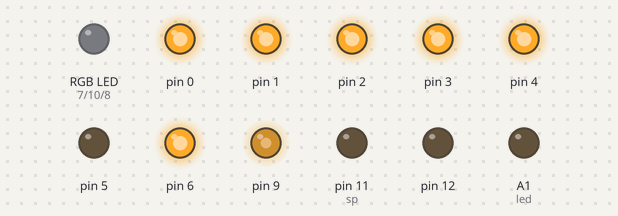
Bench run of a sketch on a simulated Arduino Uno, built with avr-gcc and run on an emulated ATmega328P. Shown: an RGB LED mixed from three pins (HIGH = lit), output pins drawn as LEDs (lit = HIGH). Dim RGB values are drawn brighter than linear.

Above: at 0.1 s.
At 4.1 s:
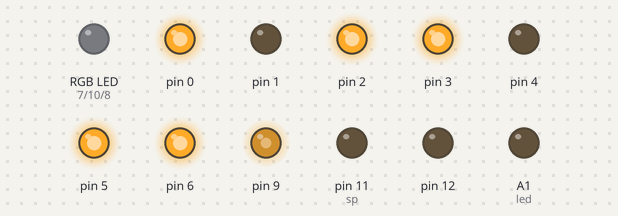
At 7.7 s:
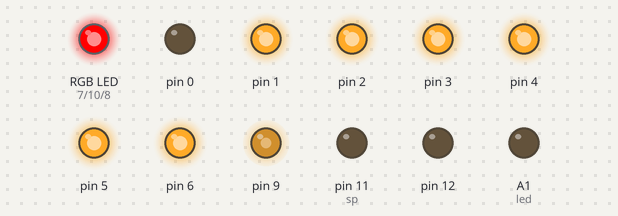
At 15.4 s:
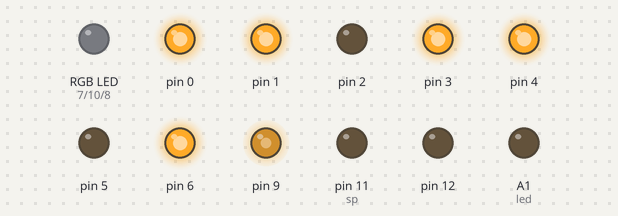
At 22.0 s:
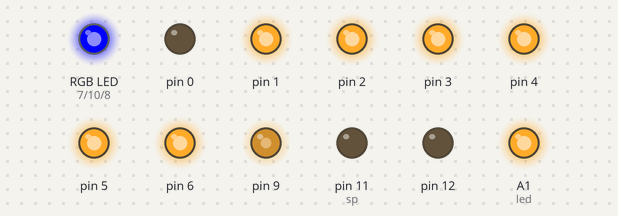
At 36.3 s:
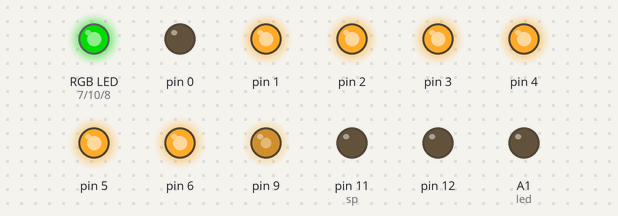
Timing chart, 0 to 40.0 s (numbered marks = the images above):
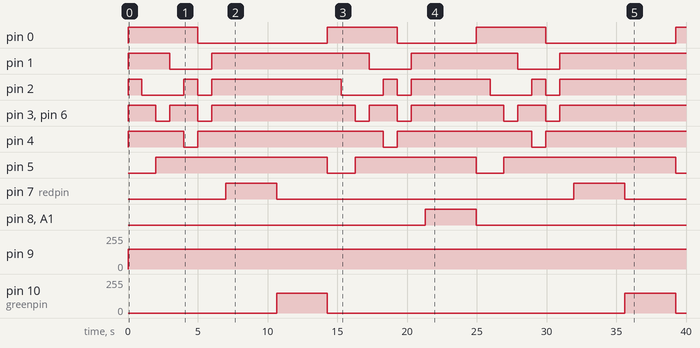

The sketch:

sketch_jul19f.ino
```cpp
int sp = 11;
const int led=A1;
int a=0;
const int b=600;
int sw = 0;
const int redpin=7;
const int bluepin=8;
const int greenpin=10;
byte index = 9;
const byte LEDs[7] = {
  B1111110,
  B0110000,
  B1101101,
  B1111001,
  B0110011,
  B1011011,
  B1011111
};
void setup() {
  pinMode(sp,OUTPUT);
  pinMode(led,OUTPUT);   //光控
  pinMode (7,OUTPUT);    //紅燈
  pinMode (8,OUTPUT);    //藍燈
  pinMode (9,OUTPUT);    //馬達智能
  pinMode (10,OUTPUT);   //綠燈
  pinMode(11,OUTPUT);     //停止開關
  pinMode (12,OUTPUT);   //馬達輸出1
  pinMode (13,OUTPUT);   //馬達輸出2
  DDRD = B11111111;
}
void loop() {
  analogWrite(9,150);
  sw = digitalRead(11);
 for(int i = 6; i>=0 ; i--){
   PORTD = LEDs[i];
   delay(1000);
 }
  analogWrite(redpin,150);
  digitalWrite(12,HIGH);
  digitalWrite(13,LOW);
  delay(650);
  digitalWrite(12,LOW);
  digitalWrite(13,LOW);
  delay(3000);
    analogWrite(redpin,0);

  analogWrite(greenpin,150);
  digitalWrite(12,HIGH);
  digitalWrite(13,LOW);
  delay(650);
  digitalWrite(12,LOW);
  digitalWrite(13,LOW);
  delay(3000);
  analogWrite(greenpin,0);

  for(int i = 6; i>=0 ; i--){
   PORTD = LEDs[i];
   delay(1000);
 }
  digitalWrite(led,HIGH);
  analogWrite(bluepin,150);
  digitalWrite(12,HIGH);
  digitalWrite(13,LOW);
  delay(650);
  digitalWrite(12,LOW);
  digitalWrite(13,LOW);
  delay(3000);
  analogWrite(bluepin,0);
    digitalWrite(led,LOW);

}
```

Measured:
- by itself, pin 0: goes HIGH 5.0 s, LOW 9.3 s, HIGH 5.0 s, LOW 5.7 s, HIGH 5.0 s, LOW 9.3 s, then HIGH
- by itself, pin 1: goes HIGH 3.0 s, LOW 3.0 s, HIGH 11.3 s, LOW 3.0 s, HIGH 7.7 s, LOW 3.0 s, then HIGH
- by itself, pin 2: LOW → HIGH at 0.00 s, → LOW 1.0 s later, → HIGH 3.0 s later, → LOW 1.0 s later, … (13 changes in this stretch)
- by itself, pin 3, pin 6: LOW → HIGH at 0.00 s, → LOW 2.0 s later, → HIGH 1.0 s later, → LOW 2.0 s later, … (13 changes in this stretch)
- by itself, pin 4: goes HIGH 4.0 s, LOW 1.0 s, HIGH 13.3 s, LOW 1.0 s, HIGH 9.7 s, LOW 1.0 s, then HIGH
- by itself, pin 5: goes HIGH 12.3 s, LOW 2.0 s, HIGH 8.7 s, LOW 2.0 s, HIGH 12.3 s, then LOW
- by itself, pin 7 (redpin): alternates HIGH for 3.7 s and LOW for 21.3 s
- by itself, pin 8 (bluepin), A1 (led): LOW → HIGH at 21.3 s, → LOW 3.7 s later
